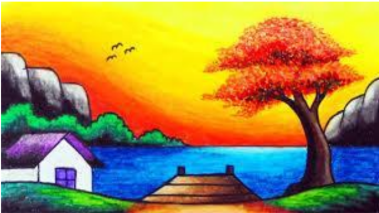
#> input picture Lab_Programs/image-3.png, 379 x 213 px
$ python program-28.py
#> lines starting #> are read from the running program, lines starting #| are printed output that depends on the picture
import cv2
import numpy as np

img = cv2.imread("image-3.png",0)
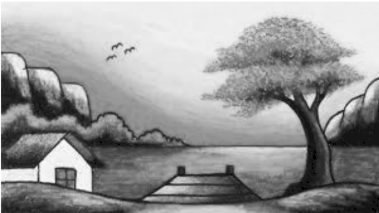
#> img: shape (213, 379); min 0, max 255, mean 152.7

kernel = np.array([[-1,-1,-1],
                   [-1,8,-1],
                   [-1,-1,-1]])

boundary = cv2.filter2D(img,-1,kernel)
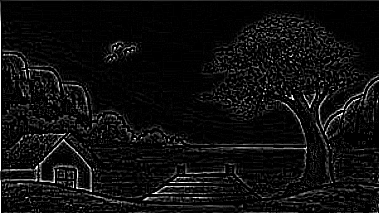
#> boundary: shape (213, 379); min 0, max 255, mean 14.8

cv2.imshow("Boundary",boundary)
cv2.waitKey(0)
cv2.destroyAllWindows()

$ run again, with Lab_Programs/image-1.png copied over Lab_Programs/image-3.png
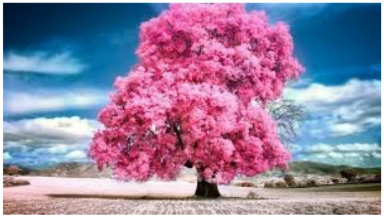
#> input picture Lab_Programs/image-1.png, 384 x 217 px
#> `img = cv2.imread("image-3.png",0)`:
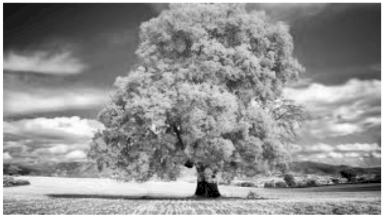
#> img: shape (217, 384); min 0, max 255, mean 145.8
#> `boundary = cv2.filter2D(img,-1,kernel)`:
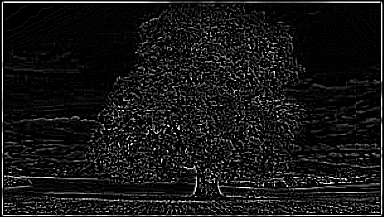
#> boundary: shape (217, 384); min 0, max 255, mean 22

$ run again, with Lab_Programs/image-2.png copied over Lab_Programs/image-3.png
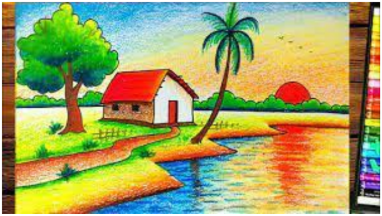
#> input picture Lab_Programs/image-2.png, 382 x 216 px
#> `img = cv2.imread("image-3.png",0)`:
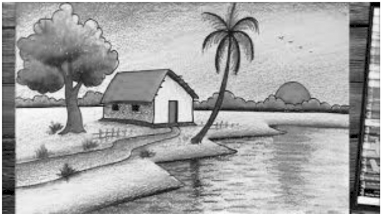
#> img: shape (216, 382); min 0, max 255, mean 164.4
#> `boundary = cv2.filter2D(img,-1,kernel)`:
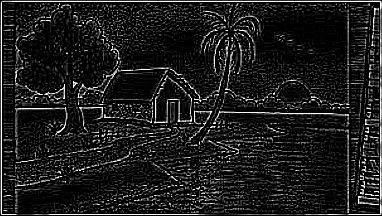
#> boundary: shape (216, 382); min 0, max 255, mean 28.8
